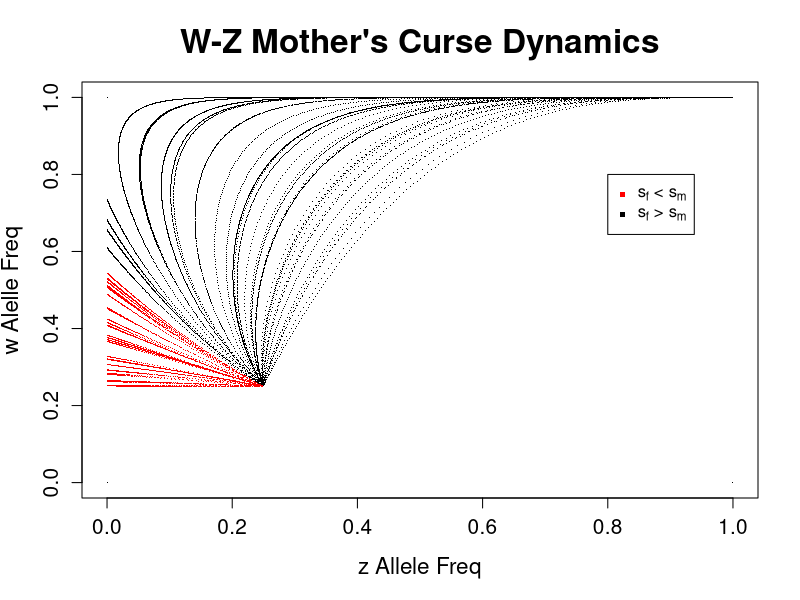

Write the R code that produced this figure. (Note: a time limit stopped this script after it produced the figure.)
# Model 9:  W-Z nuclear Mother's curse - 13 March 2018
# Invasion and dynamics of nuclear W-linked Mother's curse Z-linked restorer

# female genotypes ZW   Zw    zW    zw  
#   and fitnesses   1   1     1     1+sf  

#   male genotypes  ZZ     Zz      zz
#   and fitnesses   1       1-sm/2       1-sm     

# four egg types:  Z    z     W     w
# two sperm types:  Z  and  z

generations <- 10000
z<-c(0,1,1,0)
w<-c(0,0,1,1)
plot(z,w,pch=".",main="W-Z Mother's Curse Dynamics",xlab='z Allele Freq',ylab='w Alelle Freq',font.lab=1.5,cex.main=2,cex.lab=1.35,cex.axis=1.25)
legend(0.8,0.8, legend=c(expression("s" [f]* " < s"[m]), expression("s" [f]* " > s"[m])),
       col=c("red", "black"),pch='.',pt.cex=5)

for (itest in 1:100){
  #Randomly draw values of sf and sm
  sf_val=.2*runif(1)
  sm_val=.2*runif(1)
  
  # Specify initial genotype frequencies (4 female, 3 male)
  Z = 0.75
  z = 0.25
  W = 0.75
  w = 0.25
  
  #Initialize genotype frequencies
  #Females
  ZW = Z * W
  Zw = Z * w 
  zW = z * W
  zw = z * w
  
  #Males
  ZZ = Z * Z
  Zz = 2 * Z * z
  zz = z * z
  
  for (gen in 1:generations) {
    # Weight each male and female genotype by fitness and normalize
    Fsum=ZW+Zw+zW+(zw*(1+sf_val))
    ZW=ZW/Fsum
    Zw=Zw/Fsum
    zW=zW/Fsum
    zw=(zw*(1+sf_val))/Fsum
    
    Msum=ZZ+Zz*(1-sm_val/2)+zz*(1-sm_val)
    ZZ=ZZ/Msum
    Zz=(Zz*(1-sm_val/2))/Msum
    zz=(zz*(1-sm_val))/Msum
    
    # Calculate the egg and sperm frequencies
    
    eZ=.5*(ZW+Zw)
    ez=.5*(zW+zw)
    eW=.5*(ZW+zW)
    ew=.5*(Zw+zw)
    
    sZ=ZZ+.5*Zz
    sz=zz+.5*Zz
    
    # Calculate zygote frequencies the next generstion
    
    ZW=eW*sZ
    Zw=ew*sZ 
    zW=eW*sz
    zw=ew*sz

    
    ZZ=eZ*sZ
    Zz=eZ*sz+ez*sZ
    zz=ez*sz
    
    current_z_female <- (zW + zw)/(ZW + Zw + zW + zw) 
    current_z_male <- (Zz + 2*zz)/(2*(ZZ + Zz + zz))
    zfreq <- (current_z_female + current_z_male)/2      
    
    wfreq <- (Zw + zw)/(ZW + Zw + zW + zw)

    
    if (sf_val>sm_val){
      points(zfreq,wfreq,pch=".")
    } else {
      points(zfreq,wfreq,pch=".",col="red")
    } 
    
  }
}
